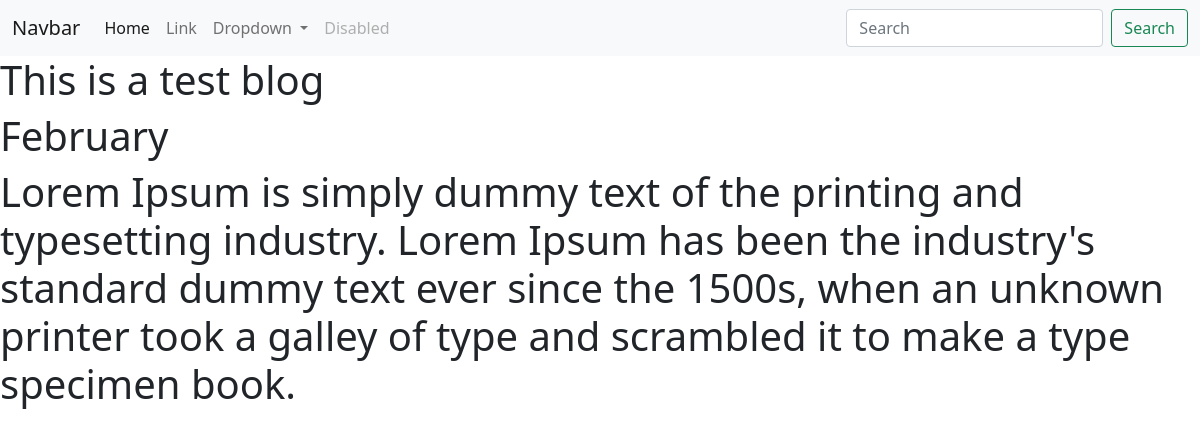
The page /blog/1 on the database its author committed.
### blog/models.py (models this page shows, shortened)
class Blog(models.Model):
    title = models.CharField(max_length=100)
    description = models.TextField(max_length=250)
    date = models.DateField()

### blog/views.py (the view)
# urls.py: path('<int:blog_id>', views.detail, name = "detail"),
def detail(request, blog_id):
    blog = get_object_or_404(Blog, pk=blog_id)
    return render(request, 'blog/detail.html', {'blog':blog})

### blog/templates/blog/detail.html
{% extends 'portfolio/base.html' %}
{% block content %}
<h1>{{ blog.title }}</h1>
<h1>{{ blog.date|date:'F' }}</h1>
<h1>{{ blog.description|safe }}</h1>
{% endblock %}

### rows shown on the page
Blog: title "This is a test blog", date "February", description "Lorem Ipsum is simply dummy text of the printing and typesetting industry. Lorem Ipsum has been the industry's standard dummy text ever since the 1500s, when an unknown printer took a galley of type and scrambled it to make a type specimen book."
